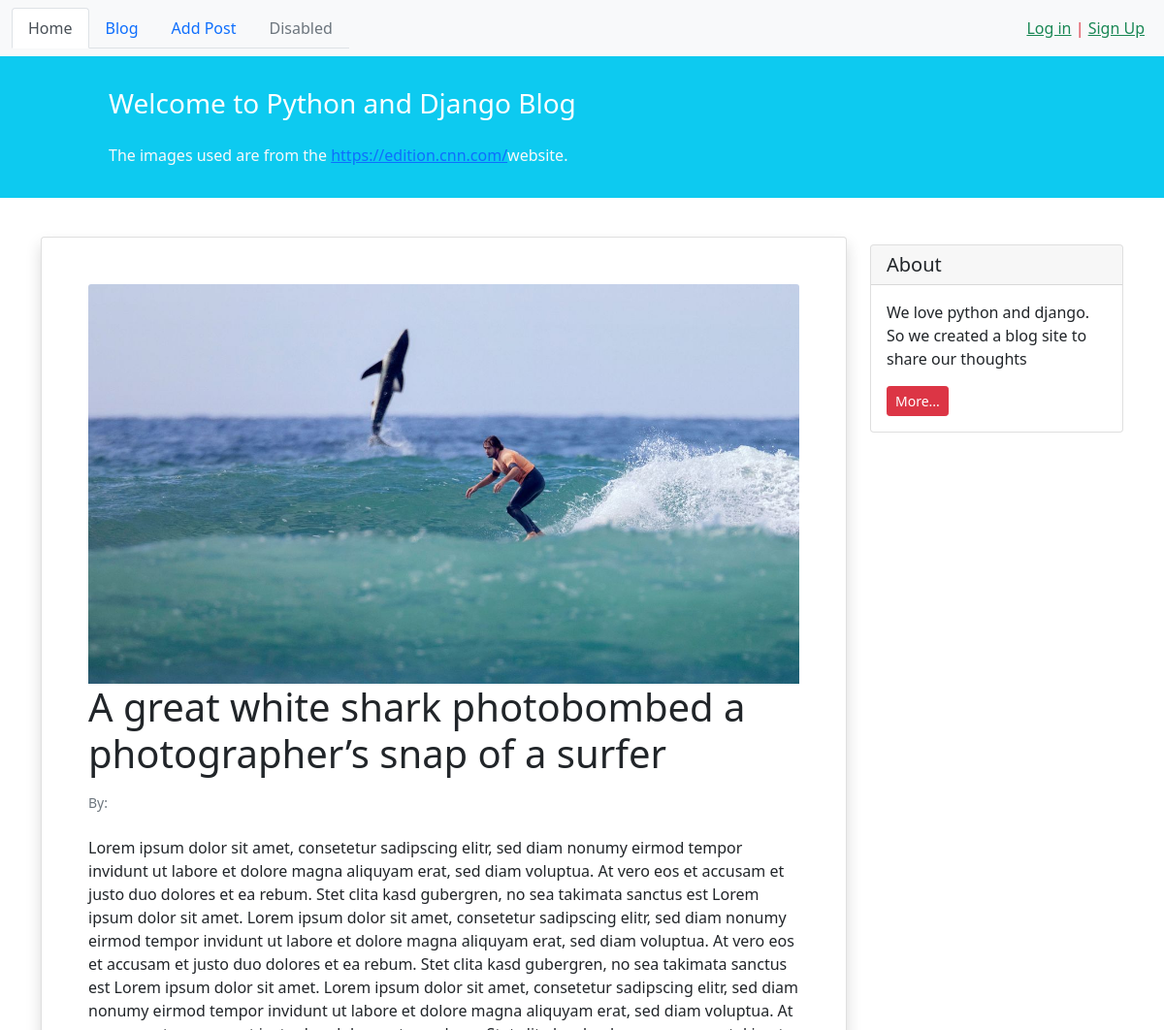
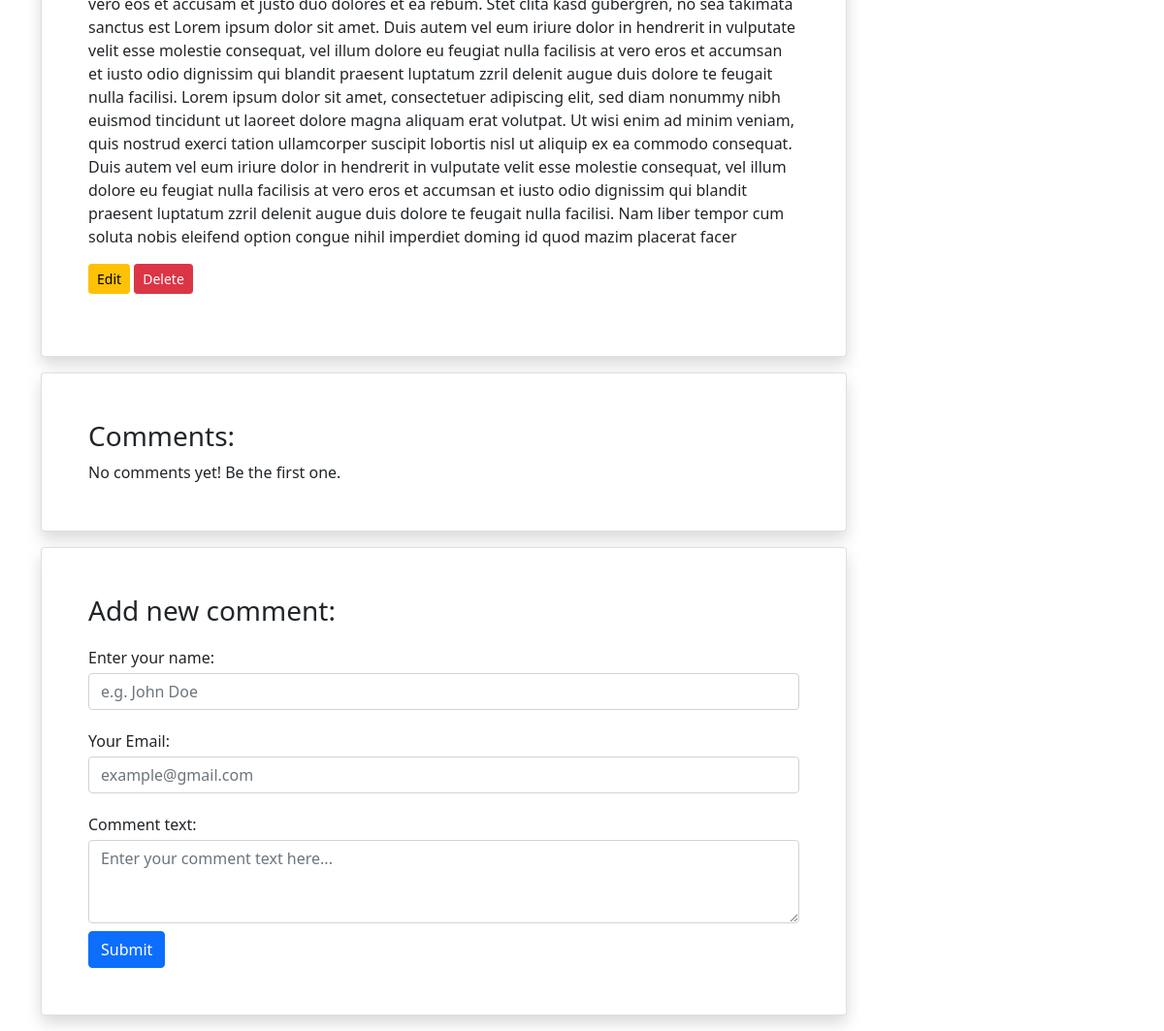
Page /10/ on the committed database (2 pictures, top to bottom).
### blog/models.py (models this page shows, shortened)
class post(models.Model):
    STATUS_CHOICES = (
        ('pub', 'Published'),
        ('drf', 'Draft'),
    )
    title = models.CharField(max_length=100)
    text = models.TextField()
    outher = models.ForeignKey('auth.User', on_delete=models.CASCADE)
    datetime_created = models.DateTimeField(auto_now_add=True)
    datetime_modified = models.DateTimeField(auto_now=True)
    status = models.CharField(choices=STATUS_CHOICES, max_length=3)
    image = models.ImageField(upload_to='blog/blog_cover', blank=True)

### blog/views.py (the view)
# urls.py: path('<int:pk>/', views.PostDetailView.as_view(), name='post_detail'),
class PostDetailView(generic.DetailView):
    model = post
    template_name = 'blog/post_detail.html'
    context_object_name = 'post'

### blog/templates/blog/post_detail.html (shortened to what this page needs)
{% extends '_base.html' %}
{% block content %}
    <div class="container mt-4">
        <div class="row">
            <div class="col-9">
                <div class="card shadow my-3 p-5">
                    <img class="card-img-top" src="{{ post.image.url }}" alt="Card image"
                         style="width:100%">
                    <h1>{{ post.title }}</h1>
                    <p class="small text-muted mt-2">By: {{ post.author }}</p>
                    <p class="mt-2">{{ post.text }}</p>
                    <P>
                        <a href="{% url 'post_update' post.id %}" class="btn btn-sm btn-warning">Edit</a>
                        <a href="{% url 'post_delete' post.id %}" class="btn btn-sm btn-danger">Delete</a>
                    </P>
                </div>
                <div class="card shadow my-3 p-5">
                    <h3>Comments:</h3>
                    No comments yet! Be the first one.
                </div>
                <div class="card shadow my-3 p-5">
                    <h3>Add new comment:</h3>
                    <form method="POST">
                        <div class="form-group py-2">
                            <label class="py-1" for="author_name">Enter your name:</label>
                            <input type="text" class="form-control" placeholder="e.g. John Doe" name="author_name">
                        </div>
                        <div class="form-group py-2">
                            <label class="py-1" for="email">Your Email:</label>
                            <input type="email" class="form-control" placeholder="example@gmail.com" name="email">
                        </div>
                        <div class="form-group py-2">
                            <label class="py-1" for="comment_text">Comment text:</label>
                            <textarea class="form-control" name="text" rows="3"
                                      placeholder="Enter your comment text here..."></textarea>
                        </div>
                        <button type="submit" class="btn btn-primary">Submit</button>
                    </form>
                </div>
            </div>
            <div class="col-3">
                <div class="card my-4">
                    <h5 class="card-header">About</h5>
                    <div class="card-body">
                        <p class="card-text">We love python and django. So we created a blog site to share our
                            thoughts</p>
                        <a href="#"
                           class="btn btn-sm btn-danger">
                            More...
                        </a>
                    </div>
                </div>
            </div>
        </div>
    </div>
{% endblock content %}

### rows in the picture
post: image (picture), title "A great white shark photobombed a photographer’s snap of a surfer", text "Lorem ipsum dolor sit amet, consetetur sadipscing elitr, sed diam nonumy eirmod tempor invidunt ut labore et dolore magna aliquyam erat, sed diam voluptua. At vero eos et accusam et justo duo dolores et ea rebum. Stet clita kasd gubergren, no sea takimata sanctus est Lorem ipsum dolor sit amet. Lorem ipsum dolor sit amet, consetetur sadipscing elitr, sed diam nonumy eirmod tempor invidunt ut labore et dolore magna aliquyam erat, sed diam voluptua. At vero eos et accusam et justo duo dolores et ea rebum. Stet clita kasd gubergren, no sea takimata sanctus est Lorem ipsum dolor sit amet. Lorem ipsum dolor sit amet, consetetur sadipscing elitr, sed diam nonumy eirmod tempor invidunt ut labore…"
